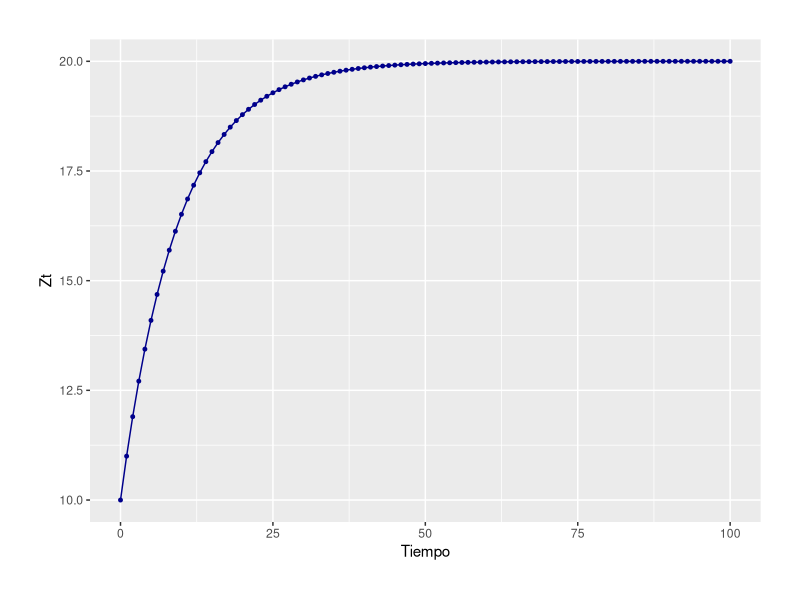
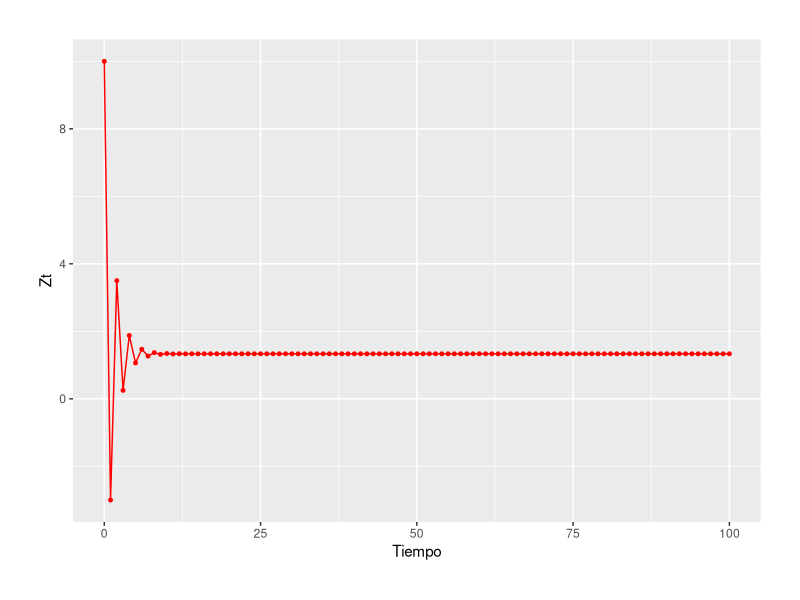
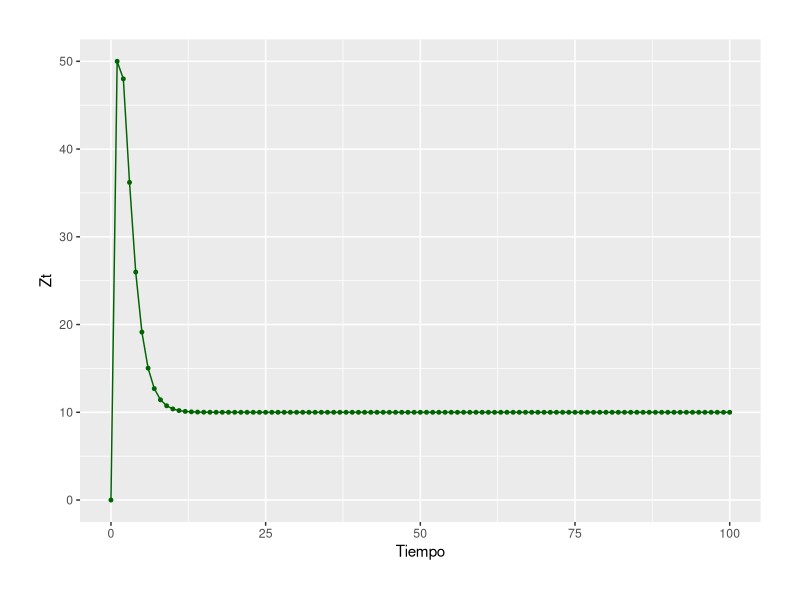

Reproduce these figures in R, in order.
## ---- chunk 1
knitr::opts_chunk$set(echo = TRUE)

#install.packages("ggplot2")
#install.packages("readxl")
#install.packages("dplyr")
#
library(ggplot2)
library(readxl)
library(dplyr)

## ---- chunk 2
getwd()

#setwd("ruta en su computadora")

getwd()
## ---- chunk 3
Diff_Eq <- data.frame(Tiempo = c(0:100))

# El proceso 1:
Diff_Eq$Process_1 <- 2*(1 - 0.9^Diff_Eq$Tiempo)/(1 - 0.9) + (0.9^Diff_Eq$Tiempo)*10 
# El proceso 2:
Diff_Eq$Process_2 <- 2*(1 - (-0.5)^Diff_Eq$Tiempo)/(1 + 0.5) + ((-0.5)^Diff_Eq$Tiempo)*10 
## ---- chunk 4
ggplot(data = Diff_Eq, 
       aes(x = Tiempo, y = Process_1)) + 
  geom_line(linewidth = 0.5, color = "darkblue") +
  geom_point(size = 1.0, color = "darkblue") + 
  #theme_bw() + 
  theme(legend.position = "none") +
  theme(legend.title = element_blank()) +
  guides(col = guide_legend(nrow = 1, byrow = TRUE)) + 
  xlab("Tiempo") + 
  ylab("Zt") + 
  theme(plot.title = element_text(size = 11, face = "bold", hjust = 0)) + 
  theme(plot.subtitle = element_text(size = 10, hjust = 0)) + 
  theme(plot.caption = element_text(hjust = 0)) +
  theme(plot.margin = unit(c(1,1,1,1), "cm")) 

#ggsave("G1_PROC_01.png", width = 20, height = 10, units = "cm")
## ---- chunk 5
ggplot(data = Diff_Eq, 
       aes(x = Tiempo, y = Process_2)) + 
  geom_line(linewidth = 0.5, color = "red") +
  geom_point(size = 1.0, color = "red") + 
  #theme_bw() + 
  theme(legend.position = "none") +
  theme(legend.title = element_blank()) +
  guides(col = guide_legend(nrow = 1, byrow = TRUE)) + 
  xlab("Tiempo") + 
  ylab("Zt") + 
  theme(plot.title = element_text(size = 11, face = "bold", hjust = 0)) + 
  theme(plot.subtitle = element_text(size = 10, hjust = 0)) + 
  theme(plot.caption = element_text(hjust = 0)) +
  theme(plot.margin = unit(c(1,1,1,1), "cm")) 
#
#ggsave("G1_PROC_02.png", width = 20, height = 10, units = "cm")
## ---- chunk 6
Diff_Eq$Process_3 <- 10 - 450*(0.4)^Diff_Eq$Tiempo + 440*(0.5)^Diff_Eq$Tiempo 

# GRAFICA 3
ggplot(data = Diff_Eq, 
       aes(x = Tiempo, y = Process_3)) + 
  geom_line(size = 0.5, color = "darkgreen") +
  geom_point(size = 1.0, color = "darkgreen") + 
  #theme_bw() + 
  theme(legend.position = "none") +
  theme(legend.title = element_blank()) +
  guides(col = guide_legend(nrow = 1, byrow = TRUE)) + 
  xlab("Tiempo") + 
  ylab("Zt") + 
  theme(plot.title = element_text(size = 11, face = "bold", hjust = 0)) + 
  theme(plot.subtitle = element_text(size = 10, hjust = 0)) + 
  theme(plot.caption = element_text(hjust = 0)) +
  theme(plot.margin = unit(c(1,1,1,1), "cm")) 
#
#ggsave("G1_PROC_03.png", width = 20, height = 10, units = "cm")
